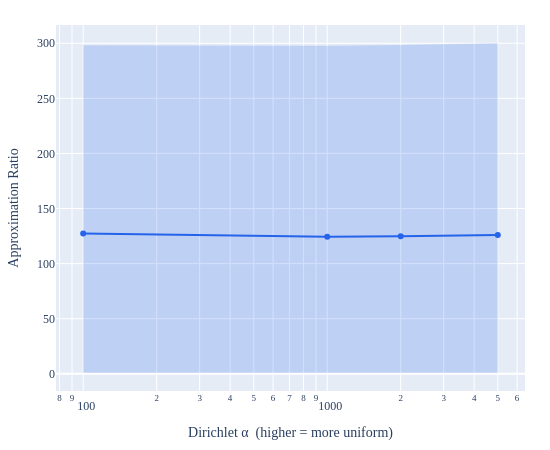

This figure's notebook cell:
### Code cell
fig = go.Figure()
fig.add_scatter(
    x = alpha_values,
    y = np.maximum(r_a - s_a, 1),
    mode = "lines",
    line_color = "rgba(37, 99, 235, 0)",
    showlegend=False
    )

fig.add_scatter(
    x = alpha_values,
    y = r_a + s_a,
    mode = "lines",
    line_color = "rgba(37, 99, 235, 0)",
    fill = "tonexty",
    fillcolor = "rgba(37, 99, 235, 0.2)",
    showlegend=False
    )

fig.add_scatter(
    x = alpha_values,
    y = r_a,
    mode = "lines+markers",
    line_color = "rgba(37, 99, 235, 1)",
    showlegend=False
)

fig.update_layout(
    width=550, height=450,
    font=dict(family="iosevka"),
    xaxis=dict(title="Dirichlet α  (higher = more uniform)", type="log"),
    yaxis=dict(title="Approximation Ratio"),
    margin=dict(t=25,b=25,l=25,r=25)
    )

### Figure 1 — Plotly figure (JSON) as saved in the notebook; plotly's stock layout.template omitted (floating-point values rounded to 4 significant figures)
{"data": [{"line": {"color": "rgba(37, 99, 235, 0)"}, "mode": "lines", "showlegend": false, "type": "scatter", "x": [100, 1000, 2000, 5000], "y": [1.0, 1.0, 1.0, 1.0]}, {"fill": "tonexty", "fillcolor": "rgba(37, 99, 235, 0.2)", "line": {"color": "rgba(37, 99, 235, 0)"}, "mode": "lines", "showlegend": false, "type": "scatter", "x": [100, 1000, 2000, 5000], "y": [298.2, 297.7, 298.3, 300.0]}, {"line": {"color": "rgba(37, 99, 235, 1)"}, "mode": "lines+markers", "showlegend": false, "type": "scatter", "x": [100, 1000, 2000, 5000], "y": [127.3, 124.3, 124.9, 125.9]}], "layout": {"font": {"family": "iosevka"}, "height": 450, "margin": {"b": 25, "l": 25, "r": 25, "t": 25}, "width": 550, "xaxis": {"title": {"text": "Dirichlet α  (higher = more uniform)"}, "type": "log"}, "yaxis": {"title": {"text": "Approximation Ratio"}}}}
